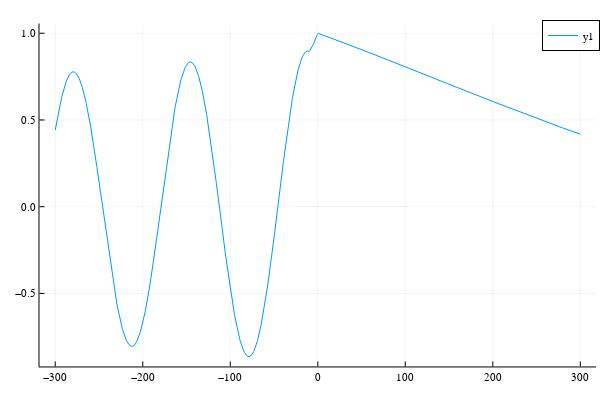

The cell this chart's notebook holds for it:
### Code cell
plot(xt,real.(Hf))

### Figure 1 — Plotly figure (JSON) as saved in the notebook; plotly's stock layout.template omitted (floating-point values rounded to 4 significant figures; data arrays with more than 128 entries replaced by an {"elided": "..."} marker saying what was removed)
{"data": [{"colorbar": {"len": 0.9525, "title": {"text": ""}, "x": 0.9934, "y": 0.5139}, "legendgroup": "y1", "line": {"color": "rgba(0, 154, 250, 1.000)", "dash": "solid", "shape": "linear", "width": 1}, "mode": "lines", "name": "y1", "showlegend": true, "type": "scatter", "x": {"elided": "6001 float values"}, "xaxis": "x", "y": {"elided": "6001 float values"}, "yaxis": "y"}], "layout": {"annotations": [], "height": 400, "legend": {"bgcolor": "rgba(255, 255, 255, 1.000)", "bordercolor": "rgba(0, 0, 0, 1)", "borderwidth": 1, "font": {"color": "rgba(0, 0, 0, 1)", "family": "sans-serif", "size": 11}, "title": {"font": {"color": "rgba(0, 0, 0, 1)", "family": "sans-serif", "size": 15}, "text": ""}, "tracegroupgap": 0, "traceorder": "normal", "x": 1, "xanchor": "auto", "y": 1, "yanchor": "auto"}, "margin": {"b": 20, "l": 0, "r": 0, "t": 20}, "paper_bgcolor": "rgba(255, 255, 255, 1.000)", "plot_bgcolor": "rgba(255, 255, 255, 1.000)", "showlegend": true, "width": 600, "xaxis": {"anchor": "y", "domain": [0.06582, 0.9934], "gridcolor": "rgba(0, 0, 0, 0.1)", "gridwidth": 0.5, "linecolor": "rgba(0, 0, 0, 1)", "mirror": false, "range": [-318, 318], "showgrid": true, "showline": true, "showticklabels": true, "tickangle": 0, "tickcolor": "rgb(0, 0, 0)", "tickfont": {"color": "rgba(0, 0, 0, 1)", "family": "sans-serif", "size": 11}, "tickmode": "array", "ticks": "inside", "ticktext": ["−300", "−200", "−100", "0", "100", "200", "300"], "tickvals": [-300, -200, -100, 0, 100, 200, 300], "title": {"font": {"color": "rgba(0, 0, 0, 1)", "family": "sans-serif", "size": 15}, "text": ""}, "type": "linear", "visible": true, "zeroline": false, "zerolinecolor": "rgba(0, 0, 0, 1)"}, "yaxis": {"anchor": "x", "domain": [0.03762, 0.9902], "gridcolor": "rgba(0, 0, 0, 0.1)", "gridwidth": 0.5, "linecolor": "rgba(0, 0, 0, 1)", "mirror": false, "range": [-0.9213, 1.056], "showgrid": true, "showline": true, "showticklabels": true, "tickangle": 0, "tickcolor": "rgb(0, 0, 0)", "tickfont": {"color": "rgba(0, 0, 0, 1)", "family": "sans-serif", "size": 11}, "tickmode": "array", "ticks": "inside", "ticktext": ["−0.5", "0.0", "0.5", "1.0"], "tickvals": [-0.5, 0, 0.5, 1], "title": {"font": {"color": "rgba(0, 0, 0, 1)", "family": "sans-serif", "size": 15}, "text": ""}, "type": "linear", "visible": true, "zeroline": false, "zerolinecolor": "rgba(0, 0, 0, 1)"}}}
